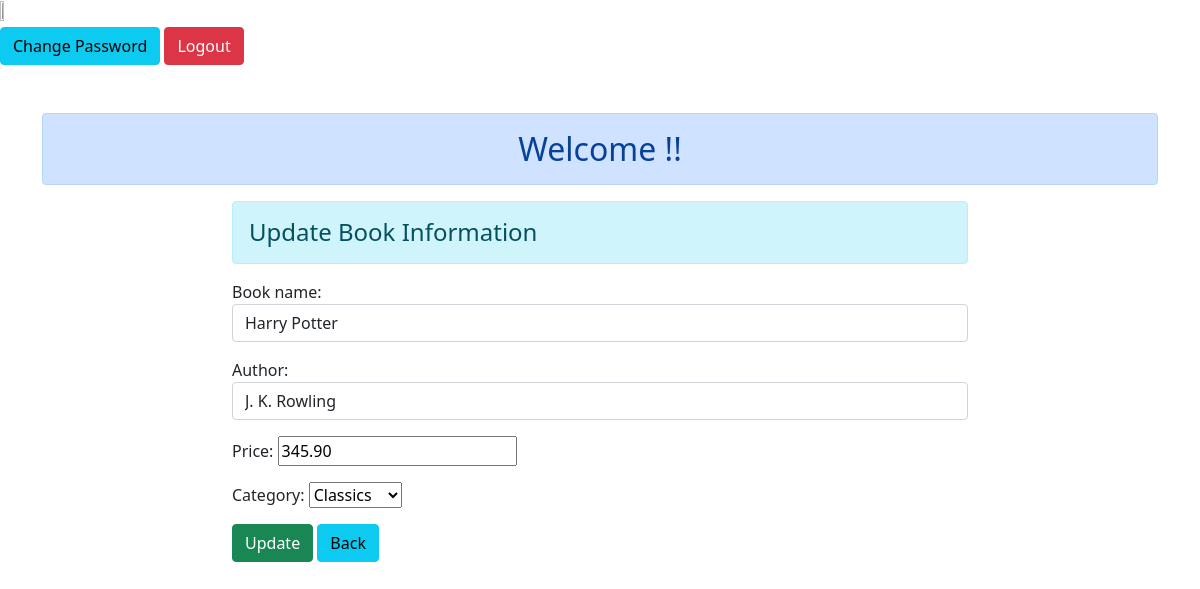
/4/, run on an earlier commit of the app's database.
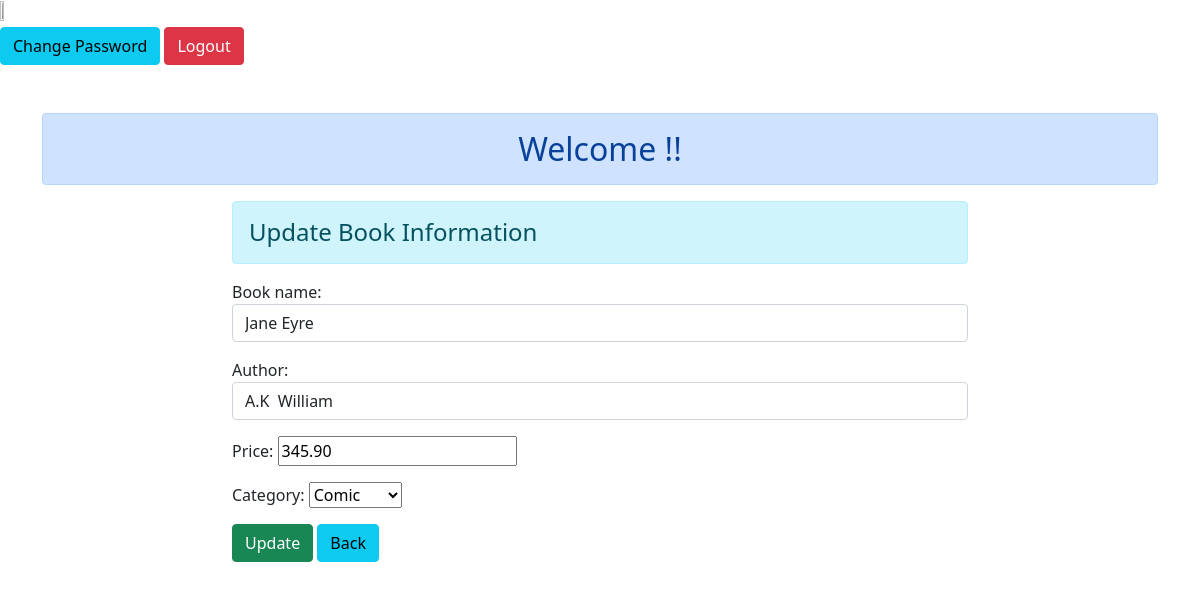
And on a later commit of the database.
### authentication/models.py (models this page shows)
class Books(models.Model):
    book_name = models.CharField(max_length=250,default='')
    category = models.CharField(max_length=100, choices=STATUS_CHOICES,default=False)
    author = models.CharField(max_length=30,default='')
    price = models.DecimalField(max_digits=6, decimal_places=2,default =0.00)

### authentication/views.py (the view)
# urls.py: path('<int:id>/',views.update_data, name="updatedata"),
def update_data(request, id):
    if request.method == 'POST':
        pi = Books.objects.get(pk=id)
        fm = BooksRegistration(request.POST, instance=pi)
        if fm.is_valid():
            fm.save()
            messages.success(request, 'Updated Book Detail Successfully!!')
    else:
        pi = Books.objects.get(pk=id)
        fm = BooksRegistration(instance=pi)
    return render(request, 'authentication/update.html' , {'form':fm})

### authentication/forms.py
class BooksRegistration(forms.ModelForm):
    class Meta:
        model = Books
        fields = ['book_name','author','price','category']
        widgets = {
            'book_name':forms.TextInput(attrs={'class':'form-control'}),
            'author':forms.TextInput(attrs={'class':'form-control'}),
            'published_on': forms.DateTimeInput(attrs={'type': 'datetime-local'}),
        }

### authentication/templates/authentication/update.html (shortened to what this page needs)
{% extends 'authentication/base.html' %}
{% block content %}
<div class="row">
    <div class="col-sm-8 offset-2">
        <h4 class="alert alert-info"> Update Book Information </h4>
        <form action="" method="post">
           {{form.as_p}}
           <input type="submit" class="btn btn-success" value="Update">
           <a href="{% url 'addandshow' %}" class="btn btn-info">Back</a>
        </form>
    </div>
</div>
{% endblock content %}

What changed in the data, as far as the page shows it:
changed Books: book_name "Harry Potter" → "Jane Eyre"; author "J. K. Rowling" → "A.K William"; category "Classics" → "Comic"
